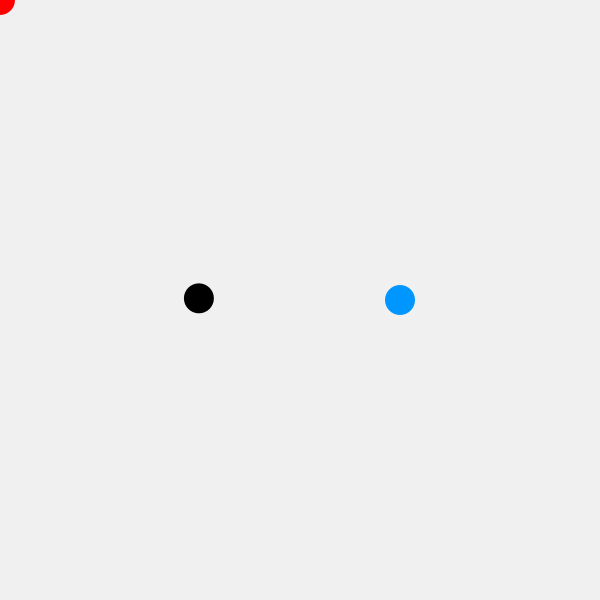
Frame 1 (no input)
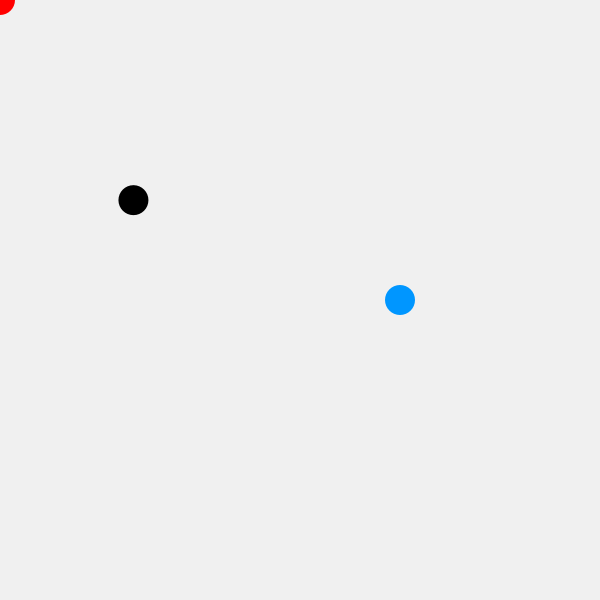
Frame 60 (the mouse pressed at the canvas centre just before this capture)
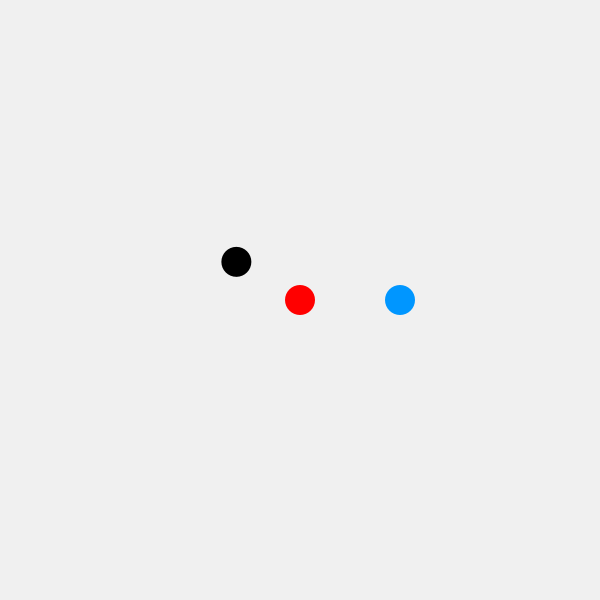
Frame 120 (the mouse held since frame 60 and released just before this capture)

The Processing sketch that drew these frames (run headless with seeded random() and noise(); from frame 60 on, the mouse is pressed at the canvas centre):

// Processing sketch: ChaseAndFlee
// ── ChaseAndFlee.pde

/*
CHASE AND FLEE
Jeff Thompson | 2015 | www.jeffreythompson.org

While many books have been written on game AI, this example
shows a VERY basic chase and flee behavior.

Here we use Processing's PVector class, which can store a 2D
position. We use it because it simplifies math, such as computing
the distance between two points. See the reference for all the
things it can do.

For more ideas, see Valentino Braitenberg's "vehicles", which
do things like seek light and hide from each other. 

http://en.wikipedia.org/wiki/Braitenberg_vehicle

See also 
Daniel Shiffman's excellent book "Nature of Code".


CHALLENGE:
+  Our chase ball bounces around when it hits you. Can you stop
   that behavior by checking if it's position is within the
   player's circle, and not updating if that's true?
+  Can you make the chase ball turn to face the player? Use a shape
   like a triangle and PVector's "angleBetween()" function. Hint:
   you'll need to use "pushMatrix()" and "popMatrix()" too.
+  Can you make the fleeing ball move faster or slower the close
   we get to it?

*/

float chaseSpeed = 2.0;       // speed to chase
float fleeSpeed =  0.5;       // try changing and see what happens

PVector player, chase, flee;  // position of the 3 elements


void setup() {
  size(600, 600);

  // set initial positions onscreen (x and y)
  player = new PVector(0,0);
  chase = new PVector(width/2 - 100, height/2);
  flee = new PVector(width/2 + 100, height/2);
}

void draw() {
  background(240);

  // player
  player.x = mouseX;
  player.y = mouseY;
  fill(255, 0, 0);
  noStroke();
  ellipse(player.x, player.y, 30, 30);

  // now for the AI!
  
  // the chasing ball checks which direction
  // the player is in, then moves incrementally
  // that direction
  PVector dir = PVector.sub(player, chase);  // easy!
  dir.normalize();                           // set to range of 0-1
  dir.mult(chaseSpeed);                      // scale by the speed
  chase.x += dir.x;                          // update the position
  chase.y += dir.y;
  fill(0);                                   // then draw!
  ellipse(chase.x, chase.y, 30, 30);
  
  // flee is basically like chase, except we subtract
  // the direction instead of add!
  // here we also only flee if the player is within
  // 100px, which gives a more natural interaction
  float distBetween = player.dist(flee);     // how far apart are we?
  if (distBetween < 100) {                   // if closer than 100px, flee!
    dir = PVector.sub(player, flee);         // same as chase above...
    dir.normalize();
    dir.mult(fleeSpeed);
    flee.x -= dir.x;                          // ...except subtract instead of add
    flee.y -= dir.y;
  }
  fill(0,150,255);                            // and draw
  ellipse(flee.x, flee.y, 30,30);
}
